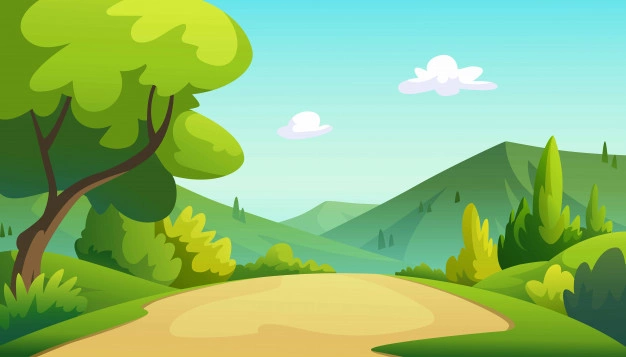
#> input picture Steganography/test1.png, 627 x 358 px, found by its file name
$ jupyter execute Steganography.ipynb
#> lines starting #> are read from the running program, lines starting #| are printed output that depends on the picture; after the words box and inside, x2 and y2 are one past the last pixel; in counts of white or black regions, pixels touching at a corner belong together
[cell 1]
import cv2
import numpy as np
import random


# Encryption function
def encrypt():
    # img1 and img2 are the two input images

    img1 = cv2.imread('test1.PNG')
#> img1 is the input picture: shape (358, 627, 3); mean B, G, R 115.3, 187.7, 141.7
    img2 = cv2.imread('test2.PNG')
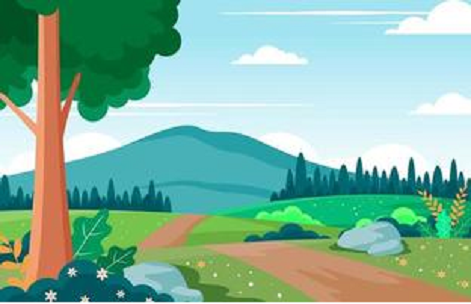
#> input picture Steganography/test2.png, 471 x 304 px, found by its file name
#> img2 is the input picture: shape (304, 471, 3); mean B, G, R 159.4, 181.1, 131.1

    for i in range(img2.shape[0]):
        for j in range(img2.shape[1]):
            for l in range(3):
                # v1 and v2 are 8-bit pixel values of img1 and img2 respectively

                v1 = format(img1[i][j][l], '08b')
                v2 = format(img2[i][j][l], '08b')

                # Taking 4 MSBs of each image
                v3 = v1[:4] + v2[:4]

                img1[i][j][l] = int(v3, 2)
#> in countObject, `gray = cv2.cvtColor(image, cv2.COLOR_BGR2GRAY)`:
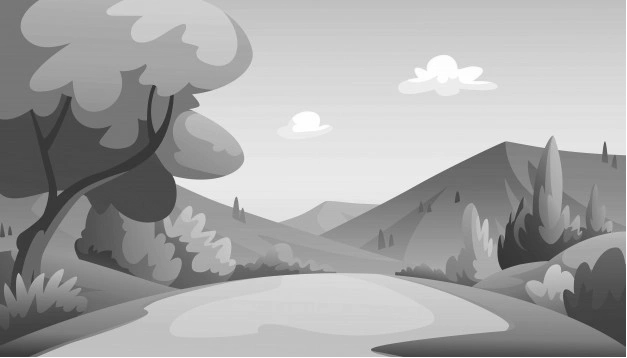
#> gray: shape (358, 627); min 46, max 255, mean 165.7
#> in countObject, `edges = cv2.Canny(gray, 50, 200)`:
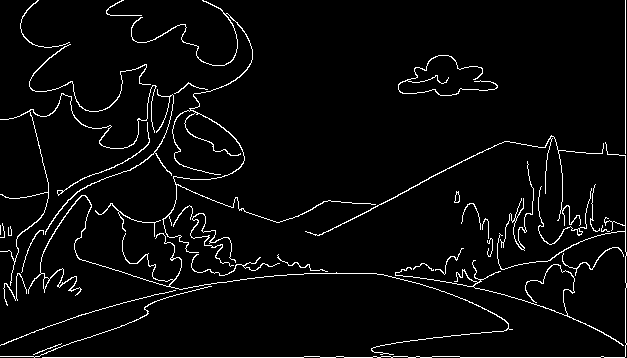
#> edges: shape (358, 627); 4.1% white in thin lines or dots
#> in countObject, `contours, hierarchy = cv2.findContours(edges.copy(), cv2.RETR_EXTERNAL..`: contours = 38 contours, 19 with area under 20; largest, box (x1, y1, x2, y2) and area: (131, 0, 376, 253) 233, (28, 195, 513, 355) 223, (305, 135, 604, 236) 102, (395, 260, 624, 346) 96, (45, 89, 174, 235) 90
#> in countObject, `number_of_objects_in_image = len(contours)`: number_of_objects_in_image = 38
#| The number of objects in this image:  38

    cv2.imwrite('pic3in2.png', img1)


# Decryption function
def decrypt():
    # Encrypted image
    img = cv2.imread('pic3in2.png')
    width = img.shape[0]
#> width = 358
    height = img.shape[1]
#> height = 627

    # img1 and img2 are two blank images
    img1 = np.zeros((width, height, 3), np.uint8)
    img2 = np.zeros((width, height, 3), np.uint8)

    for i in range(width):
        for j in range(height):
            for l in range(3):
                v1 = format(img[i][j][l], '08b')
                v2 = v1[:4] + chr(random.randint(0, 1) + 48) * 4
                v3 = v1[4:] + chr(random.randint(0, 1) + 48) * 4

                # Appending data to img1 and img2
                img1[i][j][l] = int(v2, 2)
                img2[i][j][l] = int(v3, 2)
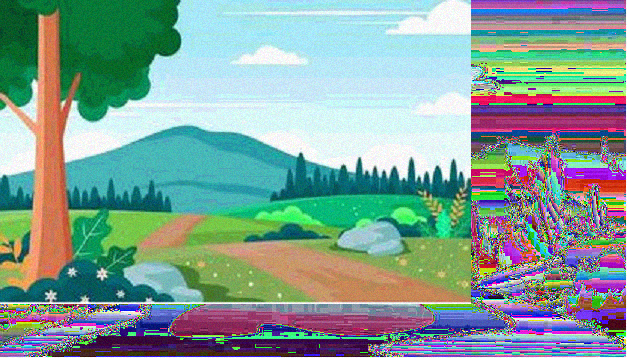
#> img2: shape (358, 627, 3); mean B, G, R 150.5, 158.1, 129.5

    # These are two images produced from
    # the encrypted image
    cv2.imwrite('pic2_re.png', img1)
    cv2.imwrite('pic3_re.png', img2)


def countObject(imageName):

    image = cv2.imread(imageName)

    gray = cv2.cvtColor(image, cv2.COLOR_BGR2GRAY)

    edges = cv2.Canny(gray, 50, 200)

    contours, hierarchy = cv2.findContours(edges.copy(), cv2.RETR_EXTERNAL, cv2.CHAIN_APPROX_NONE)

    number_of_objects_in_image = len(contours)

    print("The number of objects in this image: ", str(number_of_objects_in_image))


print("Before Encryption ")
encrypt()
countObject("test1.PNG")
decrypt()
print("After Decryption ")
countObject("pic3in2.png")
#> call 2 of countObject, with imageName = 'pic3in2.png'
#> in countObject (call 2), `edges = cv2.Canny(gray, 50, 200)`:
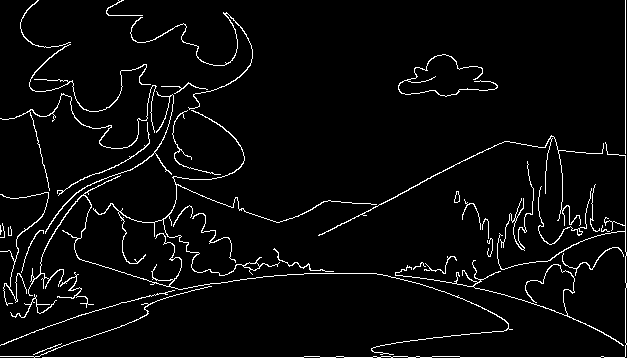
#> edges: shape (358, 627); 4.1% white in thin lines or dots
#> in countObject (call 2), `contours, hierarchy = cv2.findContours(edges.copy(), cv2.RETR_EXTERNAL..`: contours = 40 contours, 18 with area under 20; largest, box (x1, y1, x2, y2) and area: (93, 110, 377, 276) 238, (28, 175, 513, 355) 166, (395, 260, 624, 346) 94, (318, 135, 604, 236) 94, (45, 91, 174, 234) 94
#> in countObject (call 2), `number_of_objects_in_image = len(contours)`: number_of_objects_in_image = 40
#| The number of objects in this image:  40
